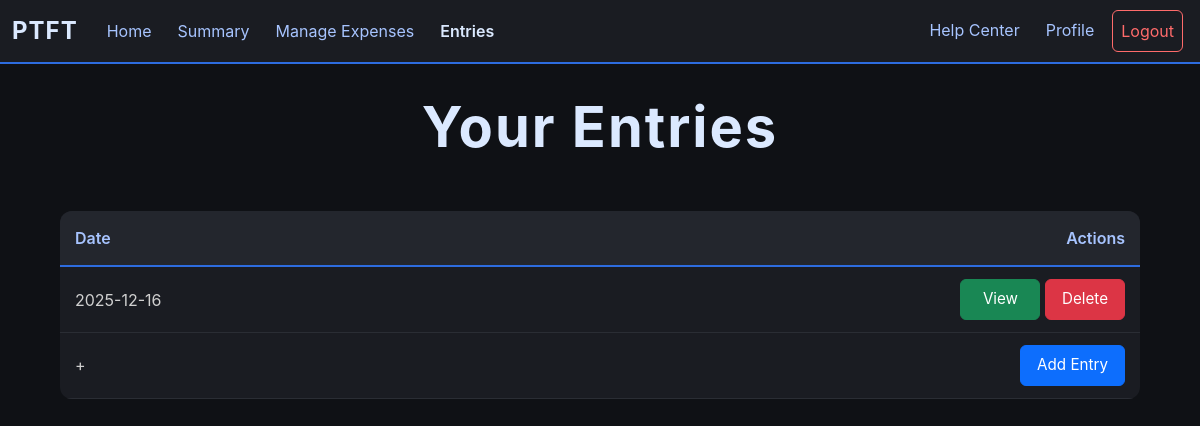
Before: /entry (signed in) with the older database file.
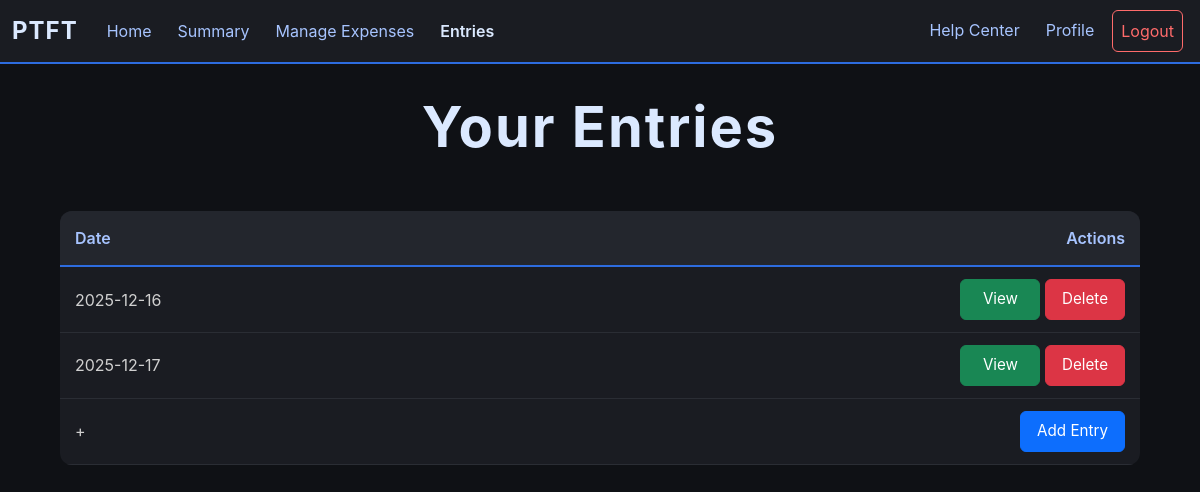
After: the same page with the newer database file.
### app/models.py (models this page shows, shortened)
class Entry(db.Model):        #Stores each entry per user
    id = db.Column(db.Integer, primary_key = True)
    user_id = db.Column(db.Integer, db.ForeignKey("user.id"))
    income = db.Column(db.Float, default = 0.0)
    date = db.Column(db.Integer, default = date.today())

### app/routes/entry.py (the view)
@entry.route("/entry", methods = ["GET"])
def all_entry():
    if helper.check_login():
        if request.method == "GET":     #Displays all user entries
            return render_template("entry.html", entries = Entry.query.filter_by(user_id = session["user_id"]).all())
    else:
        return redirect(url_for("user.login"))

### app/helper.py (called while the page is built)
def check_login():
    return "user_id" in session

### app/templates/entry.html (shortened to what this page needs)
{% extends "budget_base.html" %}
{% block content %}
<div class="expense-container">
    <h1 class="main-title">Your Entries</h1>
    <table class="expense-table">
        <thead>
            <tr>
                <th style="width: 70%;">Date</th>
                <th style="width: 30%; text-align: right;">Actions</th>
            </tr>
        </thead>
        <tbody>
            {% for entry in entries %}
            <tr>
                <td>{{entry.date}}</td>
                <td style="text-align: right;">
                    <a href="{{url_for('entry.view_entry', entry_id = entry.id)}}" class="btn btn-success">View</a>
                    <form action="{{url_for('entry.delete_entry', entry_id = entry.id)}}" method="POST" style="display:inline;">
                        <button type="submit" class="btn btn-danger">Delete</button>
                    </form>
                </td>
            </tr>
            {% endfor %}
            <tr class="add-row">
                <form action="/add_entry" method="POST">
                    <td>+</td>
                    <td style="text-align: right;"><button type="submit" class="btn btn-primary">Add Entry</button></td>
                </form>
            </tr>
        </tbody>
    </table>
</div>
{% endblock %}

### app/templates/budget_base.html (shortened to what this page needs)
<!doctype html>
<html lang="en-US">
  <head>
    {% block css %}
      <link href="https://cdn.jsdelivr.net/npm/bootstrap@5.3.8/dist/css/bootstrap.min.css" rel="stylesheet">
      <link rel="stylesheet" href="{{ url_for('static', filename='style.css') }}">
    {% endblock %}
  </head>
  <body>
    <nav class="navbar navbar-expand-lg">
      <div class="container-fluid">
        <a class="navbar-brand" href="#">PTFT</a>
        <div class="navbar-collapse" id="navbarNav">
          <ul class="navbar-nav me-auto">
            <li class="nav-item">
              <a class="nav-link" href="/home">Home</a>
            </li>
            <li class="nav-item">
              <a class="nav-link" href="/summary">Summary</a>
            </li>
            <li class="nav-item">
              <a class="nav-link" href="/expenses">Manage Expenses</a>
            </li>
            <li class="nav-item">
              <a class="nav-link entries-link" href="/entry">Entries</a>
            </li>
          </ul>
          <ul class="navbar-nav ms-auto">
            <li class="nav-item">
              <a class="nav-link" href="/help">Help Center</a>
            </li>
            <li class="nav-item">
              <a class="nav-link" href="/profile">Profile</a>
            </li>
            <li class="nav-item">
              <a class="nav-link logout" href="/logout">Logout</a>
            </li>
          </ul>
        </div>
      </div>
    </nav>
    {% block content%}
    {% endblock%}
  </body>
</html>

### static/style.css (style rules this page uses)
body { background-color: #0f1115; color: #e0e0e0; font-family: -apple-system, BlinkMacSystemFont, "Segoe UI", Roboto, Arial, sans-serif; }
h1 { color: #dbe9ff; text-align: center; margin-bottom: 40px; font-size: 2.5em; letter-spacing: 1px; }
.main-title { color: #dbe9ff; text-align: center; margin-bottom: 50px; font-size: 3.5em; letter-spacing: 2px; font-weight: bold; }
.expense-container { max-width: 95%; margin: 0 auto; padding: 30px; }
.navbar { background-color: #1a1c22 !important; border-bottom: 2px solid #2d6cdf; }
.navbar-brand { color: #dbe9ff !important; font-weight: bold; font-size: 1.5em; letter-spacing: 1px; }
.navbar-nav .nav-item { margin: 0 5px; }
.navbar-nav .nav-link { color: #a7c4ff !important; padding: 8px 16px; border-radius: 6px; transition: background 0.3s, color 0.3s; }
.nav-link.logout { color: #ff6b6b !important; border: 1px solid #ff6b6b; }
.nav-link.entries-link { color: #dbe9ff !important; font-weight: 600; }
.expense-table { width: 100%; background: #1a1c22; border-radius: 12px; overflow: hidden; margin-top: 20px; border-collapse: separate; border-spacing: 0; }
.expense-table thead { background: #23262d; }
.expense-table th { color: #a7c4ff; padding: 15px; text-align: left; border-bottom: 2px solid #2d6cdf; font-weight: 600; }
.expense-table td { padding: 12px 15px; color: #d0d0d0; border-bottom: 1px solid #2a2d34; }
.expense-table .btn { padding: 8px 16px; font-size: 0.95em; min-width: 80px; }

Changed rows visible on the page:
added Entry: date "2025-12-17"
